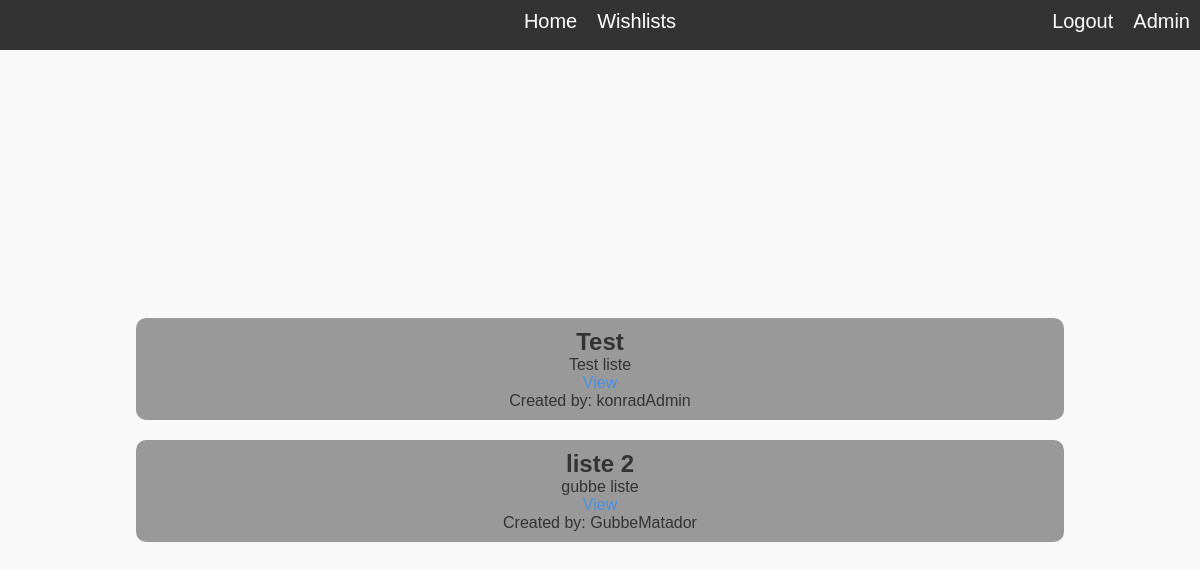
Screenshot of /wishlist/ (signed in) with the database file from the repository.
### wishlistManager/models.py (models this page shows, shortened)
class Wishlist(models.Model):
    name = models.CharField(max_length=100)
    description = models.TextField()
    date_created = models.DateTimeField(auto_now_add=True)
    date_modified = models.DateTimeField(auto_now=True)
    privacy_level = models.IntegerField(default=0)
    user = models.ForeignKey('auth.User', related_name='created_wishlists', on_delete=models.CASCADE)
    groups_with_permission = models.ManyToManyField(WishlistGroup, related_name='wishlists', blank=True, null=True)
    users_with_permission = models.ManyToManyField('auth.User', related_name='wishlists', blank=True, null=True)
    def user_has_permission(self, user):
        if self.privacy_level == 1:
            if user in self.users_with_permission.all():
                return True
            for group in self.groups_with_permission.all():
                if user in group.members.all():
                    return True
        elif self.privacy_level == 2:
            if user == self.user:
                return True
        return False
    def user_can_view(self, user):
        if self.privacy_level == 0:
            return True
        else:
            return self.user_has_permission(user)

### wishlistManager/views.py (the view)
# urls.py: path("wishlist/", views.wishlist_view, name="wishlist_list"),
@login_required
def wishlist_view(request):
    wishlists = Wishlist.objects.all()
    wishlists_with_permission = [wishlist for wishlist in wishlists if wishlist.user_can_view(request.user)]
    context = {'wishlist_list': wishlists_with_permission}
    return render(request, 'wishlist/wishlist_overview.html', context)

### wishlistManager/templates/wishlist/wishlist_overview.html (shortened to what this page needs)
{% extends "base.html" %}
{% load static %}
    {% block content %}
        {% for wishlist in wishlist_list %}
            <div class= "wishlist">
                <h2>{{ wishlist.name }}</h2>
                {% if wishlist.description %}
                    <p>{{ wishlist.description }}</p>
                {% endif %}
                <a href="{% url 'wishlist_list' %}">View</a>
                <p>Created by: {{ wishlist.user }}</p>
            </div>
        {% endfor %}
    {% endblock %}

### wishlistManager/static/styles/styles.css (style rules this page uses)
* { margin: 0; padding: 0; box-sizing: border-box; }
.wishlist { margin: 10px; padding: 10px; background-color: #999999; text-align: center; border-radius: 10px; width: 80%; }
body { font-family: Arial, Helvetica, sans-serif; background-color: #f9f9f9; color: #333; margin:0; padding: 20px; overflow: hidden; }
a { text-decoration: none; color: #4a90e2; }

### rows the page displays
Wishlist: name "Test", description "Test liste", user "konradAdmin"
Wishlist: name "liste 2", description "gubbe liste", user "GubbeMatador"
